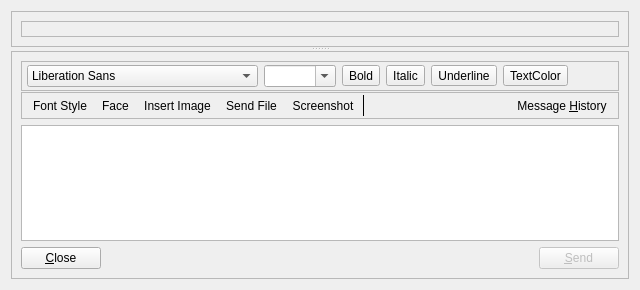
<?xml version="1.0" encoding="UTF-8"?>
<ui version="4.0">
 <class>MessageWindowUi</class>
 <widget class="QWidget" name="MessageWindowUi">
  <property name="geometry">
   <rect>
    <x>0</x>
    <y>0</y>
    <width>640</width>
    <height>290</height>
   </rect>
  </property>
  <property name="sizePolicy">
   <sizepolicy hsizetype="Expanding" vsizetype="Expanding">
    <horstretch>0</horstretch>
    <verstretch>0</verstretch>
   </sizepolicy>
  </property>
  <property name="windowTitle">
   <string>Message Window</string>
  </property>
  <layout class="QVBoxLayout" name="verticalLayout_3">
   <item>
    <widget class="QSplitter" name="splitter">
     <property name="orientation">
      <enum>Qt::Vertical</enum>
     </property>
     <widget class="QFrame" name="frameView">
      <property name="sizePolicy">
       <sizepolicy hsizetype="Expanding" vsizetype="Expanding">
        <horstretch>0</horstretch>
        <verstretch>0</verstretch>
       </sizepolicy>
      </property>
      <property name="frameShape">
       <enum>QFrame::StyledPanel</enum>
      </property>
      <property name="frameShadow">
       <enum>QFrame::Raised</enum>
      </property>
      <layout class="QVBoxLayout" name="verticalLayoutView">
       <item>
        <widget class="QLabel" name="labelUnACKedMessage">
         <property name="sizePolicy">
          <sizepolicy hsizetype="Expanding" vsizetype="Preferred">
           <horstretch>0</horstretch>
           <verstretch>0</verstretch>
          </sizepolicy>
         </property>
         <property name="autoFillBackground">
          <bool>true</bool>
         </property>
         <property name="frameShape">
          <enum>QFrame::StyledPanel</enum>
         </property>
        </widget>
       </item>
      </layout>
     </widget>
     <widget class="QFrame" name="frameEditor">
      <property name="sizePolicy">
       <sizepolicy hsizetype="Expanding" vsizetype="Preferred">
        <horstretch>0</horstretch>
        <verstretch>0</verstretch>
       </sizepolicy>
      </property>
      <property name="maximumSize">
       <size>
        <width>16777215</width>
        <height>250</height>
       </size>
      </property>
      <property name="frameShape">
       <enum>QFrame::StyledPanel</enum>
      </property>
      <property name="frameShadow">
       <enum>QFrame::Raised</enum>
      </property>
      <layout class="QVBoxLayout" name="verticalLayout_2" stretch="0,1,0">
       <item>
        <layout class="QVBoxLayout" name="fontFrameLayout">
         <property name="spacing">
          <number>1</number>
         </property>
         <property name="leftMargin">
          <number>0</number>
         </property>
         <property name="topMargin">
          <number>0</number>
         </property>
         <property name="rightMargin">
          <number>0</number>
         </property>
         <property name="bottomMargin">
          <number>0</number>
         </property>
         <item>
          <widget class="QFrame" name="fontFrame">
           <property name="enabled">
            <bool>true</bool>
           </property>
           <property name="frameShape">
            <enum>QFrame::StyledPanel</enum>
           </property>
           <property name="frameShadow">
            <enum>QFrame::Plain</enum>
           </property>
           <property name="lineWidth">
            <number>1</number>
           </property>
           <property name="midLineWidth">
            <number>0</number>
           </property>
           <layout class="QVBoxLayout">
            <property name="spacing">
             <number>2</number>
            </property>
            <property name="leftMargin">
             <number>4</number>
            </property>
            <property name="topMargin">
             <number>2</number>
            </property>
            <property name="rightMargin">
             <number>4</number>
            </property>
            <property name="bottomMargin">
             <number>2</number>
            </property>
            <item>
             <layout class="QHBoxLayout" name="fontLayout">
              <property name="spacing">
               <number>6</number>
              </property>
              <property name="leftMargin">
               <number>1</number>
              </property>
              <property name="topMargin">
               <number>1</number>
              </property>
              <property name="rightMargin">
               <number>1</number>
              </property>
              <property name="bottomMargin">
               <number>1</number>
              </property>
              <item>
               <widget class="QFontComboBox" name="fontComboBox">
                <property name="editable">
                 <bool>false</bool>
                </property>
               </widget>
              </item>
              <item>
               <widget class="QComboBox" name="fontSizeComboBox">
                <property name="editable">
                 <bool>true</bool>
                </property>
                <property name="currentIndex">
                 <number>-1</number>
                </property>
               </widget>
              </item>
              <item>
               <widget class="QToolButton" name="fontBoldToolButton">
                <property name="text">
                 <string>Bold</string>
                </property>
                <property name="icon">
                 <iconset resource="../resources/images/chatmessagewindow/chatmessagewindow.qrc">
                  <normaloff>:/messageeditor/messageeditor/textbold.png</normaloff>:/messageeditor/messageeditor/textbold.png</iconset>
                </property>
                <property name="checkable">
                 <bool>true</bool>
                </property>
               </widget>
              </item>
              <item>
               <widget class="QToolButton" name="fontItalicToolButton">
                <property name="text">
                 <string>Italic</string>
                </property>
                <property name="icon">
                 <iconset resource="../resources/images/chatmessagewindow/chatmessagewindow.qrc">
                  <normaloff>:/messageeditor/messageeditor/textitalic.png</normaloff>:/messageeditor/messageeditor/textitalic.png</iconset>
                </property>
                <property name="checkable">
                 <bool>true</bool>
                </property>
               </widget>
              </item>
              <item>
               <widget class="QToolButton" name="fontUnderlineToolButton">
                <property name="text">
                 <string>Underline</string>
                </property>
                <property name="icon">
                 <iconset resource="../resources/images/chatmessagewindow/chatmessagewindow.qrc">
                  <normaloff>:/messageeditor/messageeditor/textunder.png</normaloff>:/messageeditor/messageeditor/textunder.png</iconset>
                </property>
                <property name="checkable">
                 <bool>true</bool>
                </property>
               </widget>
              </item>
              <item>
               <widget class="QToolButton" name="textColorToolButton">
                <property name="text">
                 <string>TextColor</string>
                </property>
               </widget>
              </item>
              <item>
               <spacer name="bottomSapcerd">
                <property name="orientation">
                 <enum>Qt::Horizontal</enum>
                </property>
                <property name="sizeType">
                 <enum>QSizePolicy::Expanding</enum>
                </property>
                <property name="sizeHint" stdset="0">
                 <size>
                  <width>10</width>
                  <height>20</height>
                 </size>
                </property>
               </spacer>
              </item>
             </layout>
            </item>
           </layout>
          </widget>
         </item>
         <item>
          <widget class="QFrame" name="topFrame">
           <property name="enabled">
            <bool>true</bool>
           </property>
           <property name="sizePolicy">
            <sizepolicy hsizetype="Expanding" vsizetype="Preferred">
             <horstretch>0</horstretch>
             <verstretch>0</verstretch>
            </sizepolicy>
           </property>
           <property name="frameShape">
            <enum>QFrame::StyledPanel</enum>
           </property>
           <property name="frameShadow">
            <enum>QFrame::Plain</enum>
           </property>
           <property name="lineWidth">
            <number>1</number>
           </property>
           <property name="midLineWidth">
            <number>0</number>
           </property>
           <layout class="QVBoxLayout">
            <property name="spacing">
             <number>2</number>
            </property>
            <property name="leftMargin">
             <number>4</number>
            </property>
            <property name="topMargin">
             <number>2</number>
            </property>
            <property name="rightMargin">
             <number>4</number>
            </property>
            <property name="bottomMargin">
             <number>2</number>
            </property>
            <item>
             <layout class="QHBoxLayout" name="topLayout">
              <property name="spacing">
               <number>1</number>
              </property>
              <property name="leftMargin">
               <number>0</number>
              </property>
              <property name="topMargin">
               <number>0</number>
              </property>
              <property name="rightMargin">
               <number>0</number>
              </property>
              <property name="bottomMargin">
               <number>0</number>
              </property>
              <item>
               <widget class="QToolButton" name="fontStyleToolButton">
                <property name="text">
                 <string>Font Style</string>
                </property>
                <property name="icon">
                 <iconset resource="../resources/images/chatmessagewindow/chatmessagewindow.qrc">
                  <normaloff>:/messageeditor/messageeditor/font.png</normaloff>:/messageeditor/messageeditor/font.png</iconset>
                </property>
                <property name="iconSize">
                 <size>
                  <width>22</width>
                  <height>22</height>
                 </size>
                </property>
                <property name="checkable">
                 <bool>true</bool>
                </property>
                <property name="autoRaise">
                 <bool>true</bool>
                </property>
               </widget>
              </item>
              <item>
               <widget class="QToolButton" name="emotionToolButton">
                <property name="text">
                 <string>Face</string>
                </property>
                <property name="icon">
                 <iconset resource="../resources/images/chatmessagewindow/chatmessagewindow.qrc">
                  <normaloff>:/messageeditor/messageeditor/face.png</normaloff>:/messageeditor/messageeditor/face.png</iconset>
                </property>
                <property name="iconSize">
                 <size>
                  <width>22</width>
                  <height>22</height>
                 </size>
                </property>
                <property name="autoRaise">
                 <bool>true</bool>
                </property>
               </widget>
              </item>
              <item>
               <widget class="QToolButton" name="insertImageToolButton">
                <property name="text">
                 <string>Insert Image</string>
                </property>
                <property name="icon">
                 <iconset resource="../resources/images/chatmessagewindow/chatmessagewindow.qrc">
                  <normaloff>:/messageeditor/messageeditor/insertimage.png</normaloff>:/messageeditor/messageeditor/insertimage.png</iconset>
                </property>
                <property name="iconSize">
                 <size>
                  <width>22</width>
                  <height>22</height>
                 </size>
                </property>
                <property name="autoRaise">
                 <bool>true</bool>
                </property>
               </widget>
              </item>
              <item>
               <widget class="QToolButton" name="sendFileToolButton">
                <property name="text">
                 <string>Send File</string>
                </property>
                <property name="icon">
                 <iconset resource="../resources/images/chatmessagewindow/chatmessagewindow.qrc">
                  <normaloff>:/messageeditor/messageeditor/file.png</normaloff>:/messageeditor/messageeditor/file.png</iconset>
                </property>
                <property name="iconSize">
                 <size>
                  <width>22</width>
                  <height>22</height>
                 </size>
                </property>
                <property name="autoRaise">
                 <bool>true</bool>
                </property>
               </widget>
              </item>
              <item>
               <widget class="QToolButton" name="toolButtonScreenshot">
                <property name="text">
                 <string>Screenshot</string>
                </property>
                <property name="icon">
                 <iconset resource="../resources/images/chatmessagewindow/chatmessagewindow.qrc">
                  <normaloff>:/messageeditor/messageeditor/screenshot.png</normaloff>:/messageeditor/messageeditor/screenshot.png</iconset>
                </property>
                <property name="iconSize">
                 <size>
                  <width>22</width>
                  <height>22</height>
                 </size>
                </property>
                <property name="autoRaise">
                 <bool>true</bool>
                </property>
               </widget>
              </item>
              <item>
               <widget class="Line" name="line">
                <property name="frameShadow">
                 <enum>QFrame::Plain</enum>
                </property>
                <property name="orientation">
                 <enum>Qt::Vertical</enum>
                </property>
               </widget>
              </item>
              <item>
               <spacer name="horizontalSpacer">
                <property name="orientation">
                 <enum>Qt::Horizontal</enum>
                </property>
                <property name="sizeHint" stdset="0">
                 <size>
                  <width>40</width>
                  <height>20</height>
                 </size>
                </property>
               </spacer>
              </item>
              <item>
               <widget class="QToolButton" name="toolButtonMessageHistory">
                <property name="text">
                 <string>Message &amp;History</string>
                </property>
                <property name="icon">
                 <iconset resource="../resources/images/chatmessagewindow/chatmessagewindow.qrc">
                  <normaloff>:/messageeditor/messageeditor/face.png</normaloff>:/messageeditor/messageeditor/face.png</iconset>
                </property>
                <property name="iconSize">
                 <size>
                  <width>22</width>
                  <height>22</height>
                 </size>
                </property>
                <property name="checkable">
                 <bool>true</bool>
                </property>
                <property name="toolButtonStyle">
                 <enum>Qt::ToolButtonTextBesideIcon</enum>
                </property>
                <property name="autoRaise">
                 <bool>true</bool>
                </property>
               </widget>
              </item>
             </layout>
            </item>
           </layout>
          </widget>
         </item>
        </layout>
       </item>
       <item>
        <widget class="QTextEdit" name="textEdit">
         <property name="sizePolicy">
          <sizepolicy hsizetype="Expanding" vsizetype="Preferred">
           <horstretch>0</horstretch>
           <verstretch>0</verstretch>
          </sizepolicy>
         </property>
         <property name="html">
          <string>&lt;!DOCTYPE HTML PUBLIC &quot;-//W3C//DTD HTML 4.0//EN&quot; &quot;http://www.w3.org/TR/REC-html40/strict.dtd&quot;&gt;
&lt;html&gt;&lt;head&gt;&lt;meta name=&quot;qrichtext&quot; content=&quot;1&quot; /&gt;&lt;style type=&quot;text/css&quot;&gt;
p, li { white-space: pre-wrap; }
&lt;/style&gt;&lt;/head&gt;&lt;body style=&quot; font-family:'文泉驿微米黑'; font-size:11pt; font-weight:400; font-style:normal;&quot;&gt;
&lt;p style=&quot;-qt-paragraph-type:empty; margin-top:0px; margin-bottom:0px; margin-left:0px; margin-right:0px; -qt-block-indent:0; text-indent:0px; font-family:'宋体'; font-size:9pt;&quot;&gt;&lt;br /&gt;&lt;/p&gt;&lt;/body&gt;&lt;/html&gt;</string>
         </property>
         <property name="acceptRichText">
          <bool>true</bool>
         </property>
        </widget>
       </item>
       <item>
        <layout class="QHBoxLayout" name="bottomLayout">
         <property name="spacing">
          <number>6</number>
         </property>
         <property name="leftMargin">
          <number>0</number>
         </property>
         <property name="topMargin">
          <number>0</number>
         </property>
         <property name="rightMargin">
          <number>0</number>
         </property>
         <property name="bottomMargin">
          <number>0</number>
         </property>
         <item>
          <widget class="QPushButton" name="pushButtonClose">
           <property name="text">
            <string>&amp;Close</string>
           </property>
          </widget>
         </item>
         <item>
          <spacer name="bottomSapcer">
           <property name="orientation">
            <enum>Qt::Horizontal</enum>
           </property>
           <property name="sizeType">
            <enum>QSizePolicy::Expanding</enum>
           </property>
           <property name="sizeHint" stdset="0">
            <size>
             <width>10</width>
             <height>20</height>
            </size>
           </property>
          </spacer>
         </item>
         <item>
          <widget class="QPushButton" name="sendMsgPushButton">
           <property name="enabled">
            <bool>false</bool>
           </property>
           <property name="text">
            <string>&amp;Send</string>
           </property>
           <property name="shortcut">
            <string>Ctrl+Return</string>
           </property>
          </widget>
         </item>
        </layout>
       </item>
      </layout>
     </widget>
    </widget>
   </item>
  </layout>
 </widget>
 <resources>
  <include location="../resources.qrc"/>
  <include location="../resources/images/chatmessagewindow/chatmessagewindow.qrc"/>
 </resources>
 <connections/>
</ui>
